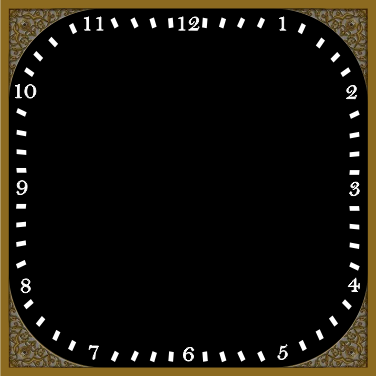
#> input picture media2/Jam1.png, 376 x 376 px, found by its file name; its folder holds 8 pictures in this run
$ python main.py
#> lines starting #> are read from the running program, lines starting #| are printed output that depends on the picture
from pickletools import uint8
import cv2
from datetime import datetime as dt
import math as mt
import numpy as np


class assembler():
    def __init__(self, size):
        self.size = size

    def remove_from_alpha(self, pic):
        alpha = pic[:, :, 3]
        return [cv2.bitwise_and(pic, pic, mask=alpha), alpha]

    def remove_from_mask(self, pic, mask):
        return cv2.bitwise_and(pic, pic, mask=mask)

    def remove_alpha(self, pic):
        return cv2.cvtColor(pic, cv2.COLOR_BGRA2BGR)

    def fussion(self, pic1, pic2):
        return cv2.add(pic1, pic2)

    def save_to_media(self, pic, name):
        cv2.imwrite('media2\\'+name, pic)
        return "success"

    def open_from_media(self, name):
#> called with name = 'jam1.png'
        return cv2.resize(cv2.imread('media2\\'+name, cv2.IMREAD_UNCHANGED), (self.size, self.size), interpolation=cv2.INTER_AREA)

    def open_from_media_grey(self, name):
        return cv2.resize(cv2.imread('media2\\'+name, cv2.IMREAD_REDUCED_GRAYSCALE_2), (self.size, self.size), interpolation=cv2.INTER_AREA)

    def draw_time(self, background1):
        center = (int(self.size/2), int(self.size/2))
        radius = int(self.size/2*mt.sqrt(2))
        now = dt.now().time()
        hour = mt.fmod(now.hour, 12)
        minute = now.minute
        second = now.second
        background = background1.copy()

        sec_ang = mt.fmod(second * 6 + 270, 360)
        minute_ang = mt.fmod(minute * 6 + 270, 360)
        hour_ang = mt.fmod((hour * 30) + (minute / 2) + 270, 360)

        sec_x = center[0] + radius * mt.cos(sec_ang * mt.pi / 180)
        sec_y = center[1] + radius * mt.sin(sec_ang * mt.pi / 180)
        cv2.line(background, center, (int(sec_x), int(sec_y)), (255, 0, 0), 3)

        minute_x = center[0] + (radius - 20) * mt.cos(minute_ang * mt.pi / 180)
        minute_y = center[1] + (radius - 20) * mt.sin(minute_ang * mt.pi / 180)
        cv2.line(background, center, (int(minute_x),
                 int(minute_y)), (255, 0, 0), 10)

        hour_x = center[0] + (radius - 50) * mt.cos(hour_ang * mt.pi / 180)
        hour_y = center[1] + (radius - 50) * mt.sin(hour_ang * mt.pi / 180)
        cv2.line(background, center, (int(hour_x),
                 int(hour_y)), (255, 0, 0), 15)

        return background


def start(size):
    ass = assembler(size)
    pic = ass.remove_alpha(ass.open_from_media('jam1.png'))
    pic2 = ass.remove_alpha(ass.remove_from_alpha(
        ass.open_from_media('jam3.png'))[0])
#> call 2 of open_from_media, with name = 'jam3.png'
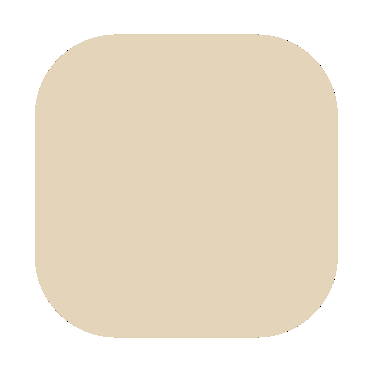
#> input picture media2/Jam3.png, 372 x 372 px, found by its file name
    pic3, mask = ass.remove_from_alpha(ass.open_from_media('jam4.png'))
#> call 3 of open_from_media, with name = 'jam4.png'
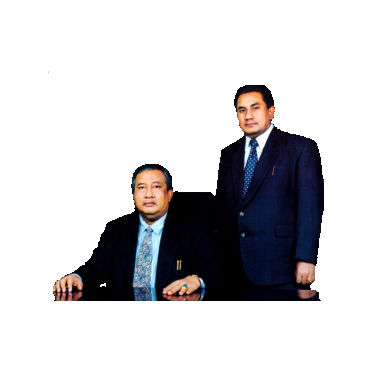
#> input picture media2/Jam4.png, 372 x 372 px, found by its file name
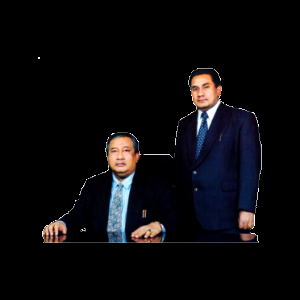
#> pic3: shape (300, 300, 4); mean of channels 0, 1, 2, 3 12.5, 10, 10.9, 59.6; drawn as B, G, R
    pic3 = ass.remove_alpha(pic3)
    pic23 = ass.remove_from_mask(pic2, mask-255)
    front = ass.fussion(pic3, pic23)
#> in fussion, `return cv2.add(pic1, pic2)`:
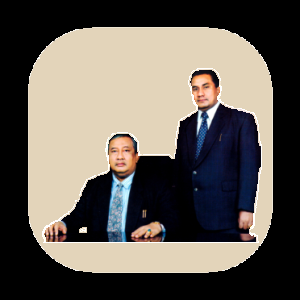
#> returned value: shape (300, 300, 3); mean of channels 0, 1, 2 87, 94.7, 101.2; drawn as B, G, R
    side = ass.remove_alpha(ass.remove_from_alpha(
        ass.open_from_media('jam.png'))[0])
#> call 4 of open_from_media, with name = 'jam.png'
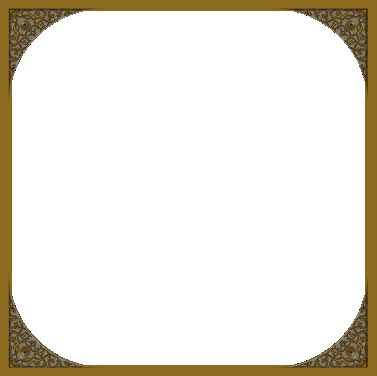
#> input picture media2/jam.png, 377 x 376 px, found by its file name
#> in remove_from_alpha (call 3), `alpha = pic[:, :, 3]`:
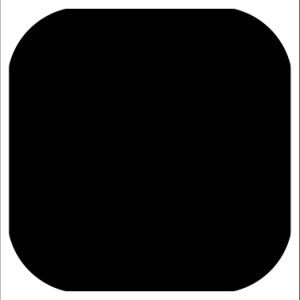
#> alpha: shape (300, 300); min 0, max 255, mean 40.1
    ass.save_to_media(side, 'side.jpg')
    ass.save_to_media(ass.remove_alpha(
        ass.open_from_media('jam.png')), 'side1.jpg')
    mask_front = ass.remove_from_alpha(ass.open_from_media('jam3.png'))[1]-255
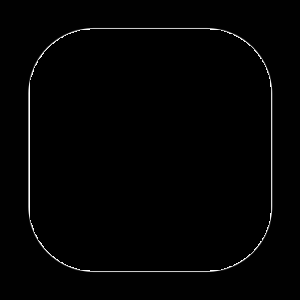
#> mask_front: shape (300, 300); min 0, max 255, mean 3
    ret, mask_side = cv2.threshold(ass.open_from_media_grey(
        'anjir.jpg'), 127, 255, cv2.THRESH_BINARY)
    return ass, [front, side, pic, mask_front, mask_side]


if __name__ == '__main__':
    nsize = 300
#> (the run stopped early here; a loop or call above may not have finished)
